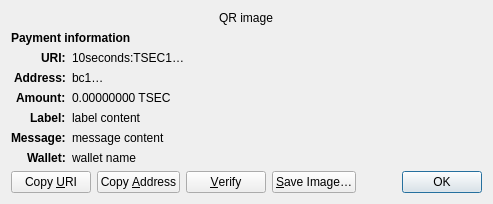
<?xml version="1.0" encoding="UTF-8"?>
<ui version="4.0">
 <class>ReceiveRequestDialog</class>
 <widget class="QDialog" name="ReceiveRequestDialog">
  <property name="geometry">
   <rect>
    <x>0</x>
    <y>0</y>
    <width>413</width>
    <height>229</height>
   </rect>
  </property>
  <property name="windowTitle">
   <string>Request payment to …</string>
  </property>
  <layout class="QGridLayout" name="gridLayout" columnstretch="0,1">
   <property name="sizeConstraint">
    <enum>QLayout::SetFixedSize</enum>
   </property>
   <item row="0" column="0" colspan="2" alignment="Qt::AlignHCenter">
    <widget class="QRImageWidget" name="qr_code">
     <property name="text">
      <string notr="true">QR image</string>
     </property>
     <property name="textInteractionFlags">
      <set>Qt::NoTextInteraction</set>
     </property>
    </widget>
   </item>
   <item row="1" column="0" colspan="2">
    <widget class="QLabel" name="payment_header">
     <property name="font">
      <font>
       <weight>75</weight>
       <bold>true</bold>
      </font>
     </property>
     <property name="text">
      <string>Payment information</string>
     </property>
     <property name="textInteractionFlags">
      <set>Qt::NoTextInteraction</set>
     </property>
    </widget>
   </item>
   <item row="2" column="0" alignment="Qt::AlignRight|Qt::AlignTop">
    <widget class="QLabel" name="uri_tag">
     <property name="font">
      <font>
       <weight>75</weight>
       <bold>true</bold>
      </font>
     </property>
     <property name="text">
      <string notr="true">URI:</string>
     </property>
     <property name="textFormat">
      <enum>Qt::PlainText</enum>
     </property>
     <property name="textInteractionFlags">
      <set>Qt::NoTextInteraction</set>
     </property>
    </widget>
   </item>
   <item row="2" column="1" alignment="Qt::AlignTop">
    <widget class="QLabel" name="uri_content">
     <property name="text">
      <string notr="true">10seconds:TSEC1…</string>
     </property>
     <property name="textFormat">
      <enum>Qt::RichText</enum>
     </property>
     <property name="wordWrap">
      <bool>true</bool>
     </property>
     <property name="textInteractionFlags">
      <set>Qt::TextSelectableByMouse</set>
     </property>
    </widget>
   </item>
   <item row="3" column="0" alignment="Qt::AlignRight|Qt::AlignTop">
    <widget class="QLabel" name="address_tag">
     <property name="font">
      <font>
       <weight>75</weight>
       <bold>true</bold>
      </font>
     </property>
     <property name="text">
      <string>Address:</string>
     </property>
     <property name="textInteractionFlags">
      <set>Qt::NoTextInteraction</set>
     </property>
    </widget>
   </item>
   <item row="3" column="1" alignment="Qt::AlignTop">
    <widget class="QLabel" name="address_content">
     <property name="text">
      <string notr="true">bc1…</string>
     </property>
     <property name="textFormat">
      <enum>Qt::PlainText</enum>
     </property>
     <property name="textInteractionFlags">
      <set>Qt::TextSelectableByMouse</set>
     </property>
    </widget>
   </item>
   <item row="4" column="0" alignment="Qt::AlignRight|Qt::AlignTop">
    <widget class="QLabel" name="amount_tag">
     <property name="font">
      <font>
       <weight>75</weight>
       <bold>true</bold>
      </font>
     </property>
     <property name="text">
      <string>Amount:</string>
     </property>
     <property name="textInteractionFlags">
      <set>Qt::NoTextInteraction</set>
     </property>
    </widget>
   </item>
   <item row="4" column="1" alignment="Qt::AlignTop">
    <widget class="QLabel" name="amount_content">
     <property name="text">
      <string notr="true">0.00000000 TSEC</string>
     </property>
     <property name="textFormat">
      <enum>Qt::PlainText</enum>
     </property>
     <property name="textInteractionFlags">
      <set>Qt::TextSelectableByMouse</set>
     </property>
    </widget>
   </item>
   <item row="5" column="0" alignment="Qt::AlignRight|Qt::AlignTop">
    <widget class="QLabel" name="label_tag">
     <property name="font">
      <font>
       <weight>75</weight>
       <bold>true</bold>
      </font>
     </property>
     <property name="text">
      <string>Label:</string>
     </property>
     <property name="textInteractionFlags">
      <set>Qt::NoTextInteraction</set>
     </property>
    </widget>
   </item>
   <item row="5" column="1" alignment="Qt::AlignTop">
    <widget class="QLabel" name="label_content">
     <property name="text">
      <string notr="true">label content</string>
     </property>
     <property name="textFormat">
      <enum>Qt::PlainText</enum>
     </property>
     <property name="wordWrap">
      <bool>true</bool>
     </property>
     <property name="textInteractionFlags">
      <set>Qt::TextSelectableByMouse</set>
     </property>
    </widget>
   </item>
   <item row="6" column="0" alignment="Qt::AlignRight|Qt::AlignTop">
    <widget class="QLabel" name="message_tag">
     <property name="font">
      <font>
       <weight>75</weight>
       <bold>true</bold>
      </font>
     </property>
     <property name="text">
      <string>Message:</string>
     </property>
     <property name="textInteractionFlags">
      <set>Qt::NoTextInteraction</set>
     </property>
    </widget>
   </item>
   <item row="6" column="1" alignment="Qt::AlignTop">
    <widget class="QLabel" name="message_content">
     <property name="text">
      <string notr="true">message content</string>
     </property>
     <property name="textFormat">
      <enum>Qt::PlainText</enum>
     </property>
     <property name="wordWrap">
      <bool>true</bool>
     </property>
     <property name="textInteractionFlags">
      <set>Qt::TextSelectableByMouse</set>
     </property>
    </widget>
   </item>
   <item row="7" column="0" alignment="Qt::AlignRight|Qt::AlignTop">
    <widget class="QLabel" name="wallet_tag">
     <property name="font">
      <font>
       <weight>75</weight>
       <bold>true</bold>
      </font>
     </property>
     <property name="text">
      <string>Wallet:</string>
     </property>
     <property name="textInteractionFlags">
      <set>Qt::NoTextInteraction</set>
     </property>
    </widget>
   </item>
   <item row="7" column="1" alignment="Qt::AlignTop">
    <widget class="QLabel" name="wallet_content">
     <property name="text">
      <string notr="true">wallet name</string>
     </property>
     <property name="textFormat">
      <enum>Qt::PlainText</enum>
     </property>
     <property name="wordWrap">
      <bool>true</bool>
     </property>
     <property name="textInteractionFlags">
      <set>Qt::TextSelectableByMouse</set>
     </property>
    </widget>
   </item>
   <item row="8" column="0" colspan="2">
    <layout class="QHBoxLayout" name="horizontalLayout">
     <item>
      <widget class="QPushButton" name="btnCopyURI">
       <property name="text">
        <string>Copy &amp;URI</string>
       </property>
       <property name="autoDefault">
        <bool>false</bool>
       </property>
      </widget>
     </item>
     <item>
      <widget class="QPushButton" name="btnCopyAddress">
       <property name="text">
        <string>Copy &amp;Address</string>
       </property>
       <property name="autoDefault">
        <bool>false</bool>
       </property>
      </widget>
     </item>
     <item>
      <widget class="QPushButton" name="btnVerify">
       <property name="text">
        <string>&amp;Verify</string>
       </property>
       <property name="toolTip">
        <string>Verify this address on e.g. a hardware wallet screen</string>
       </property>
       <property name="autoDefault">
        <bool>false</bool>
       </property>
      </widget>
     </item>
     <item>
      <widget class="QPushButton" name="btnSaveAs">
       <property name="text">
        <string>&amp;Save Image…</string>
       </property>
       <property name="autoDefault">
        <bool>false</bool>
       </property>
      </widget>
     </item>
     <item>
      <spacer name="horizontalSpacer_2">
       <property name="orientation">
        <enum>Qt::Horizontal</enum>
       </property>
       <property name="sizeHint" stdset="0">
        <size>
         <width>40</width>
         <height>20</height>
        </size>
       </property>
      </spacer>
     </item>
     <item>
      <widget class="QDialogButtonBox" name="buttonBox">
       <property name="focusPolicy">
        <enum>Qt::StrongFocus</enum>
       </property>
       <property name="standardButtons">
        <set>QDialogButtonBox::Ok</set>
       </property>
      </widget>
     </item>
    </layout>
   </item>
  </layout>
 </widget>
 <customwidgets>
  <customwidget>
   <class>QRImageWidget</class>
   <extends>QLabel</extends>
   <header>qt/qrimagewidget.h</header>
  </customwidget>
 </customwidgets>
 <tabstops>
  <tabstop>buttonBox</tabstop>
  <tabstop>btnCopyURI</tabstop>
  <tabstop>btnCopyAddress</tabstop>
  <tabstop>btnSaveAs</tabstop>
 </tabstops>
 <resources/>
 <connections>
  <connection>
   <sender>buttonBox</sender>
   <signal>accepted()</signal>
   <receiver>ReceiveRequestDialog</receiver>
   <slot>accept()</slot>
   <hints>
    <hint type="sourcelabel">
     <x>135</x>
     <y>230</y>
    </hint>
    <hint type="destinationlabel">
     <x>135</x>
     <y>126</y>
    </hint>
   </hints>
  </connection>
 </connections>
</ui>
